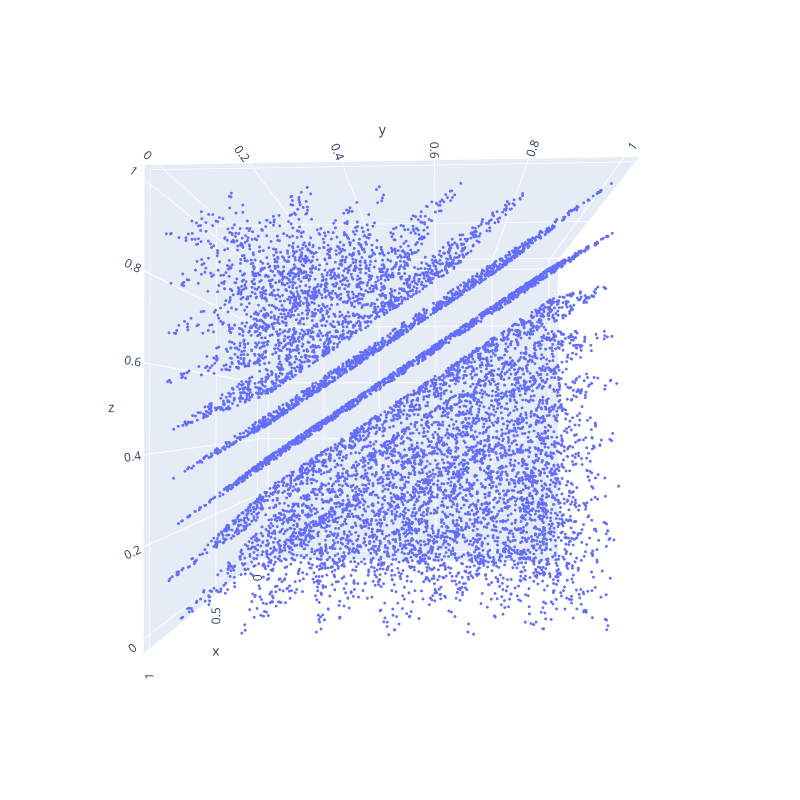

Notebook source saved alongside this figure:
### Code cell
#plt.scatter(x=params_randu[2:], y=params_randu[1:-1], z=params_randu[0:-2])

#fig = px.scatter_3d(x=params_randu[2:], y=params_randu[1:-1], z=params_randu[0:-2])
import plotly.graph_objects as go

fig = go.Figure(data=go.Scatter3d(x=params_randu[2:], y=params_randu[1:-1], z=params_randu[0:-2], mode='markers', marker=dict(size=1)))
fig.update_layout(
    autosize=True,
    width=800,
    height=800,
)

fig.show()

### Figure 1 — Plotly figure (JSON) as saved in the notebook; plotly's stock layout.template omitted (floating-point values rounded to 4 significant figures; data arrays with more than 128 entries replaced by an {"elided": "..."} marker saying what was removed)
{"data": [{"marker": {"size": 1}, "mode": "markers", "type": "scatter3d", "x": {"elided": "9998 float values"}, "y": {"elided": "9998 float values"}, "z": {"elided": "9998 float values"}}], "layout": {"autosize": true, "height": 800, "scene": {"aspectmode": "auto", "aspectratio": {"x": 1, "y": 1, "z": 1}, "camera": {"center": {"x": 0, "y": 0, "z": 0}, "eye": {"x": 2.005, "y": 0.09851, "z": -0.009803}, "projection": {"type": "perspective"}, "up": {"x": 0, "y": 0, "z": 1}}}, "width": 800}}
